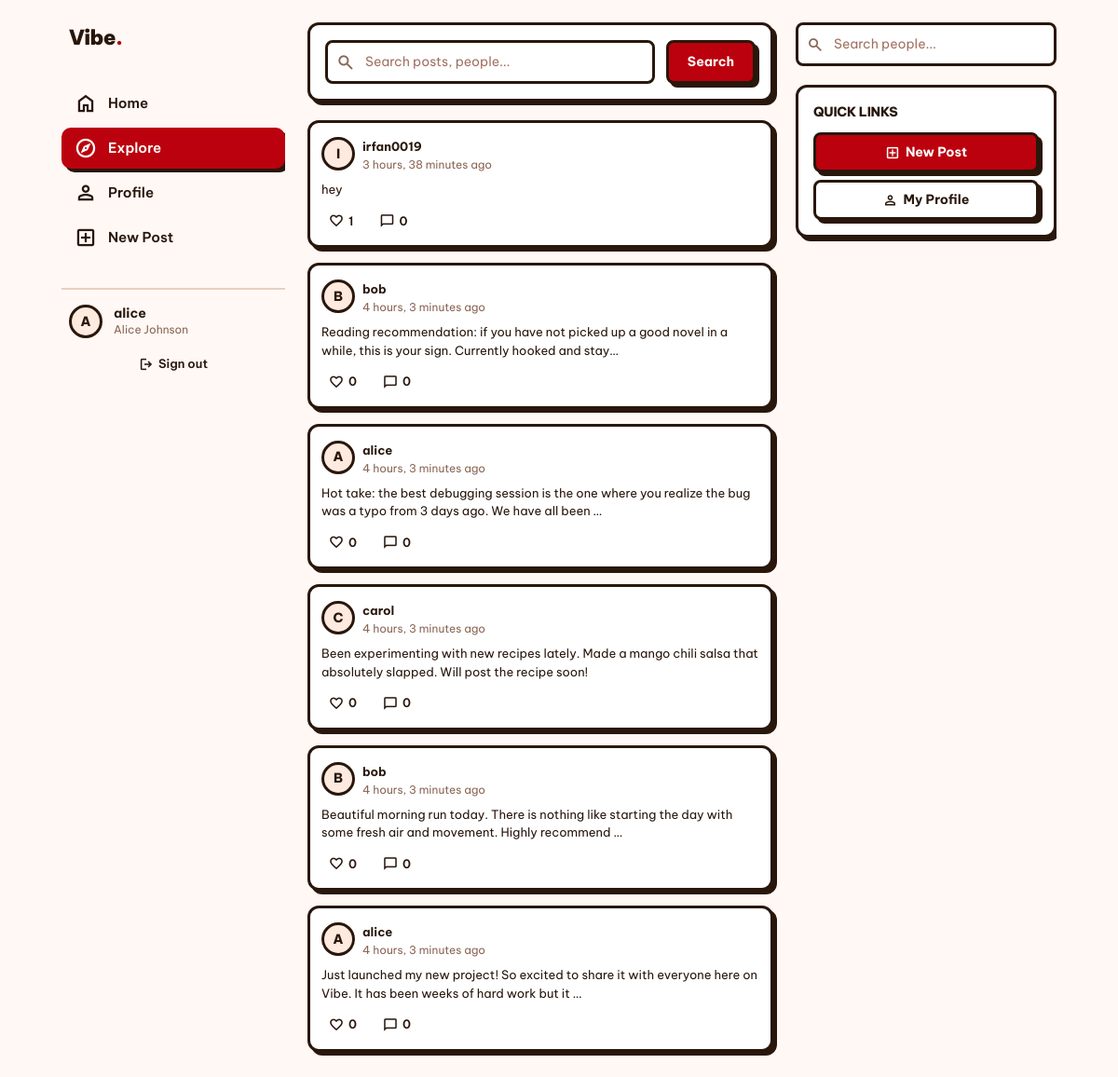
Screenshot of /explore/ (signed in) with the database file from the repository.
### social/models.py (models this page shows, shortened)
class Post(models.Model):
    user = models.ForeignKey(User, on_delete=models.CASCADE, related_name='posts')
    content = models.TextField(max_length=2200)
    image = models.ImageField(upload_to='posts/', blank=True, null=True)
    created_at = models.DateTimeField(auto_now_add=True)
    class Meta:
        ordering = ['-created_at']
    def likes_count(self):
        return self.likes.count()
    def comments_count(self):
        return self.comments.count()

### social/views.py (the view)
# urls.py: path('explore/', views.explore, name='explore'),
def explore(request):
    if not request.user.is_authenticated:
        return redirect('login')
    query = request.GET.get('q', '')
    if query:
        posts = Post.objects.filter(
            Q(content__icontains=query) | Q(user__username__icontains=query)
        ).select_related('user', 'user__profile').prefetch_related('likes', 'comments')
        users = User.objects.filter(
            Q(username__icontains=query) | Q(first_name__icontains=query) | Q(last_name__icontains=query)
        ).exclude(id=request.user.id).select_related('profile')[:10]
    else:
        posts = Post.objects.all().select_related('user', 'user__profile').prefetch_related('likes', 'comments').order_by('-created_at')
        users = []
    following_ids = Follow.objects.filter(follower=request.user).values_list('following_id', flat=True)
    liked_post_ids = Like.objects.filter(user=request.user).values_list('post_id', flat=True)
    return render(request, 'social/explore.html', {
        'posts': posts,
        'users': users,
        'query': query,
        'following_ids': list(following_ids),
        'liked_post_ids': list(liked_post_ids),
    })

### templates/social/explore.html (shortened to what this page needs)
{% extends "base.html" %}
{% block main_content %}
<div class="card-style p-4 mb-5" style="background:white">
  <form method="get" action="{% url 'explore' %}">
    <div class="flex gap-3">
      <div class="flex-1 relative">
        <input type="text" name="q" value="{{ query }}" class="form-input" placeholder="Search posts, people..."
               style="padding-left:40px" />
        <span class="material-symbols-outlined absolute left-3 top-1/2 -translate-y-1/2" style="color:#8a6555;font-size:20px">search</span>
      </div>
      <button type="submit" class="btn-primary" style="padding:10px 20px">Search</button>
    </div>
  </form>
</div>
{% if posts %}
<div class="masonry-grid">
  {% for post in posts %}
  <div class="masonry-item">
    <article style="background:white;border:3px solid #29170c;border-radius:12px;box-shadow:4px 4px 0 #29170c;overflow:hidden;transition:all 0.15s">
      <div style="padding:12px">
        <div style="display:flex;align-items:center;gap:8px;margin-bottom:8px">
          <a href="{% url 'profile' username=post.user.username %}">
            {% if post.user.profile.avatar %}
              <img src="{{ post.user.profile.avatar.url }}" alt="" class="avatar avatar-sm" />
            {% else %}
              <div class="avatar avatar-sm">{{ post.user.username|first|upper }}</div>
            {% endif %}
          </a>
          <div>
            <a href="{% url 'profile' username=post.user.username %}" class="username-link" style="font-size:13px">{{ post.user.username }}</a>
            <p class="post-time">{{ post.created_at|timesince }} ago</p>
          </div>
        </div>
        {% if post.content %}
          <p style="font-size:13px;line-height:1.5;color:#29170c;margin-bottom:10px">{{ post.content|truncatechars:120 }}</p>
        {% endif %}
        <div style="display:flex;align-items:center;gap:12px">
          <button class="like-btn {% if post.id in liked_post_ids %}liked{% endif %}" data-post-id="{{ post.id }}" style="font-size:13px;padding:4px 8px">
            <span class="material-symbols-outlined like-icon" style="font-size:16px;{% if post.id in liked_post_ids %}font-variation-settings:'FILL' 1{% endif %}">favorite</span>
            <span class="like-count">{{ post.likes_count }}</span>
          </button>
          <a href="{% url 'post_detail' post_id=post.id %}" class="comment-btn" style="font-size:13px;padding:4px 8px">
            <span class="material-symbols-outlined" style="font-size:16px">chat_bubble</span>
            <span>{{ post.comments_count }}</span>
          </a>
        </div>
      </div>
    </article>
  </div>
  {% endfor %}
</div>
{% endif %}
{% endblock %}
{% block right_panel %}
<div class="card-style p-4" style="background:white">
  <h3 class="font-extrabold text-sm mb-3" style="letter-spacing:-0.02em">QUICK LINKS</h3>
  <div class="flex flex-col gap-2">
    <a href="{% url 'create_post' %}" class="btn-primary w-full justify-center">
      <span class="material-symbols-outlined" style="font-size:16px">add_box</span>
      New Post
    </a>
    <a href="{% url 'profile' username=request.user.username %}" class="btn-secondary w-full justify-center">
      <span class="material-symbols-outlined" style="font-size:16px">person</span>
      My Profile
    </a>
  </div>
</div>
{% endblock %}

### templates/base.html (shortened to what this page needs)
{% load static %}
<!DOCTYPE html>
<html lang="en">
<head>
  <script src="https://cdn.tailwindcss.com"></script>
  <link rel="stylesheet" href="{% static 'css/style.css' %}" />
</head>
<body class="min-h-screen" style="background:#fff8f5">
{% if user.is_authenticated %}
<div class="layout-grid">
  <aside class="left-panel sticky top-6 self-start" style="height:calc(100vh - 48px); overflow-y:auto;">
    <a href="{% url 'home' %}" class="logo mb-8 block px-2">Vibe<span>.</span></a>
    <nav class="sidebar-nav flex flex-col gap-1 mb-8">
      <a href="{% url 'home' %}" class="{% if request.resolver_match.url_name == 'home' %}active{% endif %}">
        <span class="material-symbols-outlined">home</span>
        <span>Home</span>
      </a>
      <a href="{% url 'explore' %}" class="{% if request.resolver_match.url_name == 'explore' %}active{% endif %}">
        <span class="material-symbols-outlined">explore</span>
        <span>Explore</span>
      </a>
      <a href="{% url 'profile' username=request.user.username %}" class="{% if request.resolver_match.url_name == 'profile' %}active{% endif %}">
        <span class="material-symbols-outlined">person</span>
        <span>Profile</span>
      </a>
      <a href="{% url 'create_post' %}">
        <span class="material-symbols-outlined">add_box</span>
        <span>New Post</span>
      </a>
    </nav>
    <div class="mt-auto" style="border-top:2px solid #e8d0c0;padding-top:16px">
      <div class="flex items-center gap-3 mb-3 px-2">
        {% if request.user.profile.avatar %}
          <img src="{{ request.user.profile.avatar.url }}" alt="" class="avatar avatar-sm" />
        {% else %}
          <div class="avatar avatar-sm">{{ request.user.username|first|upper }}</div>
        {% endif %}
        <div>
          <p class="font-bold text-sm leading-tight">{{ request.user.username }}</p>
          <p class="text-xs" style="color:#8a6555">{{ request.user.get_full_name }}</p>
        </div>
      </div>
      <form method="post" action="{% url 'logout' %}">
        <button type="submit" class="btn-ghost w-full justify-center" style="font-size:13px;">
          <span class="material-symbols-outlined" style="font-size:16px">logout</span>
          Sign out
        </button>
      </form>
    </div>
  </aside>
  <main class="min-w-0 pb-20 md:pb-6">
    {% block main_content %}{% endblock %}
  </main>
  <aside class="right-panel sticky top-6 self-start" style="height:calc(100vh - 48px); overflow-y:auto;">
    <div class="relative mb-5">
      <input id="search-input" type="text" class="form-input" placeholder="Search people..."
             style="padding-left:38px" />
    </div>
    {% block right_panel %}{% endblock %}
  </aside>
</div>
{% endif %}
</body>
</html>

### static/css/style.css (style rules this page uses)
*, *::before, *::after { box-sizing: border-box; }
:root { --cream: #fff8f5; --dark: #29170c; --red: #bb010d; --red-light: #e8000e; --cream-mid: #ffeadf; --cream-dark: #f5d5c5; --border: 3px solid #29170c; --shadow: 4px 4px 0px 0px #29170c; --shadow-lg: 6px 6px 0px 0px #29170c; --radius: 12px; }
body { font-family: 'Be Vietnam Pro', sans-serif; background-color: var(--cream); color: var(--dark); min-height: 100vh; }
.card-style { border: var(--border); border-radius: var(--radius); box-shadow: var(--shadow); background: white; }
.btn-primary { background: var(--red); color: white; border: var(--border); border-radius: 8px; box-shadow: var(--shadow); font-weight: 700; padding: 8px 20px; cursor: pointer; transition: transform 0.1s, box-shadow 0.1s; display: inline-flex; align-items: center; gap: 6px; text-decoration: none; font-family: 'Be Vietnam Pro', sans-serif; font-size: 14px; }
.btn-secondary { background: white; color: var(--dark); border: var(--border); border-radius: 8px; box-shadow: var(--shadow); font-weight: 700; padding: 8px 20px; cursor: pointer; transition: transform 0.1s, box-shadow 0.1s; display: inline-flex; align-items: center; gap: 6px; text-decoration: none; font-family: 'Be Vietnam Pro', sans-serif; font-size: 14px; }
.btn-ghost { background: transparent; color: var(--dark); border: none; border-radius: 8px; font-weight: 600; padding: 6px 14px; cursor: pointer; transition: background 0.15s; display: inline-flex; align-items: center; gap: 5px; font-family: 'Be Vietnam Pro', sans-serif; font-size: 14px; }
.form-input { width: 100%; border: var(--border); border-radius: 8px; padding: 10px 14px; font-family: 'Be Vietnam Pro', sans-serif; font-size: 14px; background: white; color: var(--dark); outline: none; transition: box-shadow 0.15s; }
.form-input::placeholder { color: #a07060; }
.avatar { border: var(--border); border-radius: 50%; object-fit: cover; background: var(--cream-mid); display: flex; align-items: center; justify-content: center; font-weight: 800; color: var(--dark); flex-shrink: 0; }
.avatar-sm { width: 36px; height: 36px; font-size: 14px; }
.like-btn { background: none; border: none; cursor: pointer; display: flex; align-items: center; gap: 5px; padding: 6px 10px; border-radius: 8px; font-family: 'Be Vietnam Pro', sans-serif; font-weight: 600; font-size: 14px; color: var(--dark); transition: background 0.15s, transform 0.1s; }
.comment-btn { background: none; border: none; cursor: pointer; display: flex; align-items: center; gap: 5px; padding: 6px 10px; border-radius: 8px; font-family: 'Be Vietnam Pro', sans-serif; font-weight: 600; font-size: 14px; color: var(--dark); transition: background 0.15s; }
.sidebar-nav a { display: flex; align-items: center; gap: 12px; padding: 10px 14px; border-radius: 10px; font-weight: 600; color: var(--dark); text-decoration: none; transition: background 0.15s; font-size: 15px; }
.sidebar-nav a.active { background: var(--red); color: white; box-shadow: var(--shadow); }
.layout-grid { display: grid; grid-template-columns: 240px 1fr 280px; gap: 24px; max-width: 1100px; margin: 0 auto; padding: 24px 16px; }
.logo { font-size: 22px; font-weight: 900; color: var(--dark); text-decoration: none; letter-spacing: -0.03em; display: flex; align-items: center; gap: 8px; }
.logo span { color: var(--red); }
.masonry-grid { columns: 3 280px; gap: 16px; }
.masonry-item { break-inside: avoid; margin-bottom: 16px; }
.post-time { font-size: 12px; color: #8a6555; }
.username-link { font-weight: 700; color: var(--dark); text-decoration: none; }

### templates/base.html (style rules this page uses)
.material-symbols-outlined { font-variation-settings: 'FILL' 0, 'wght' 500, 'GRAD' 0, 'opsz' 24; }

### rows the page displays
Post: user.username|first "I", user.username "irfan0019", created_at "3 hours, 38 minutes", content "hey", likes_count "1", comments_count "0"
Post: user.username|first "B", user.username "bob", created_at "4 hours, 3 minutes", content "Reading recommendation: if you have not picked up a good novel in a while, this is your sign. Currently hooked and stay…", likes_count "0", comments_count "0"
Post: user.username|first "A", user.username "alice", created_at "4 hours, 3 minutes", content "Hot take: the best debugging session is the one where you realize the bug was a typo from 3 days ago. We have all been …", likes_count "0", comments_count "0"
Post: user.username|first "C", user.username "carol", created_at "4 hours, 3 minutes", content "Been experimenting with new recipes lately. Made a mango chili salsa that absolutely slapped. Will post the recipe soon!", likes_count "0", comments_count "0"
Post: user.username|first "B", user.username "bob", created_at "4 hours, 3 minutes", content "Beautiful morning run today. There is nothing like starting the day with some fresh air and movement. Highly recommend …", likes_count "0", comments_count "0"
Post: user.username|first "A", user.username "alice", created_at "4 hours, 3 minutes", content "Just launched my new project! So excited to share it with everyone here on Vibe. It has been weeks of hard work but it …", likes_count "0", comments_count "0"

### other values shown
{{ request.user.username|first|upper }} "A"
{{ request.user.username }} "alice"
{{ request.user.get_full_name }} "Alice Johnson"
